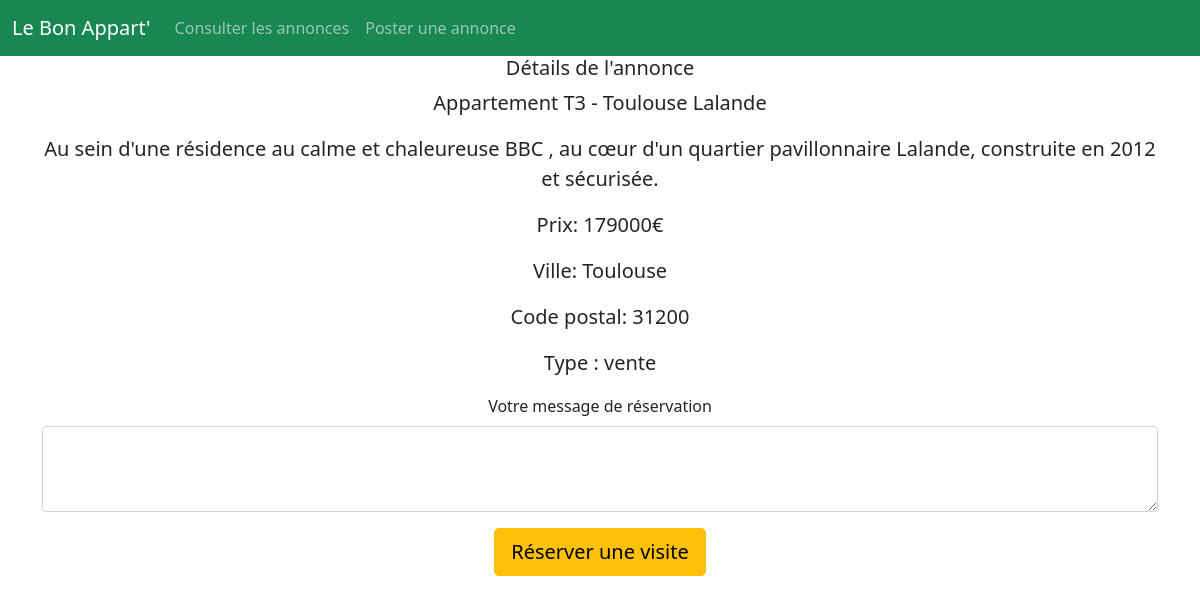
Page /fiche-annonce.php?id=18 on the committed database.
### tables this page shows
CREATE TABLE `advert` (
  `id` int(3) NOT NULL,
  `title` varchar(255) NOT NULL,
  `description` varchar(500) NOT NULL,
  `postal_code` varchar(255) NOT NULL,
  `city` varchar(255) NOT NULL,
  `type` enum('location','vente','','') NOT NULL,
  `price` varchar(255) NOT NULL,
  `reservation_message` varchar(255) NOT NULL
);

### inc/init.php (called while the page is built, shortened)
<?php
$content = '';

### fiche-annonce.php (the view, shortened to what this page needs)
<?php require_once './inc/init.php';
if (isset($_GET['id'])) {
    $data = $pdo->query("SELECT * FROM advert WHERE id = '$_GET[id]'");
}
$detail = $data->fetch(PDO::FETCH_ASSOC);
$content .= '<div class="container text-center">';
$content .= "<p class=\"lead\">" . $detail['title'] . "</p>";
$content .= "<p class=\"lead\">" . $detail['description'] . "</p>";
$content .= "<p class=\"lead\">Prix: " . $detail['price'] . "€" . "</p>";
$content .= "<p class=\"lead\">Ville: " . $detail['city'] . "</p>";
$content .= "<p class=\"lead\">Code postal: " . $detail['postal_code'] . "</p>";
$content .= "<p class=\"lead\">Type : " . $detail['type'] . "</p>";
$content .= "<form action=\"\" method=\"POST\">";
$content .= "<div class=\"mb-3\">
<label for=\"message\" class=\"form-label\">Votre message de réservation</label>
<textarea class=\"form-control\" id=\"textarea\" rows=\"3\"></textarea>
</div>";
$content .= "<input type=submit value=\"Réserver une visite\" class=\"btn btn-lg btn-warning mb-5\" name=\"reserver_bien\">";
$content .= "</form>";
?>
<?php require_once './inc/header.inc.php'; ?>
<h5 class="text-center">Détails de l'annonce</h5>
<?= $content; ?>
<?php require_once './inc/footer.inc.php'; ?>

### rows in the picture
advert: title "Appartement T3 - Toulouse Lalande", description "Au sein d'une résidence au calme et chaleureuse BBC , au cœur d'un quartier pavillonnaire Lalande, construite en 2012 et sécurisée.", price "179000", city "Toulouse", postal_code "31200", type "vente"
